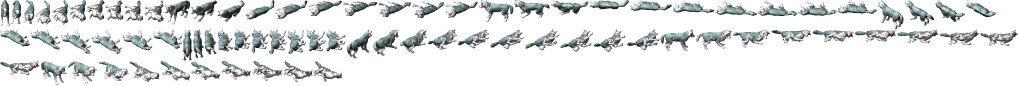
#> input picture godot/assets/combat_v4/source_vl/ani011_die.webp, 2038 x 171 px (shown at 1/2 size)
$ python prepare_g3_source_review.py --source ../../godot/assets/combat_v4/source_vl/ani011_die.webp --motif-width 100 --out out.png
#> lines starting #> are read from the running program, lines starting #| are printed output that depends on the picture; after the words box and inside, x2 and y2 are one past the last pixel; in counts of white or black regions, pixels touching at a corner belong together
#!/usr/bin/env python3
"""Cheap Art-First V4 G3 review of REAL sprite sources, never a Godot proof.

No new artwork is synthesized. This contact sheet shows each supplied alpha
master at an explicit on-screen silhouette width against light/dark backgrounds.
It neither scores art nor authorizes G3/G3.5; a human decides source quality.
"""
from __future__ import annotations

import argparse
import hashlib
import json
from pathlib import Path

from PIL import Image, ImageDraw, ImageFont

DARK = (25, 32, 44, 255)
LIGHT = (214, 203, 185, 255)


def inspect(path: Path) -> tuple[Image.Image, dict]:
    if not path.is_file():
        raise ValueError(f"missing original source: {path}")
    raw = path.read_bytes()
    with Image.open(path) as f:
#> f is the input picture: PIL image 2038x171 RGBA; mean R, G, B, A 30.9, 32.9, 33.2, 58
        if f.format not in ("PNG", "WEBP"):
            raise ValueError(f"expected PNG or WebP original: {path}")
        im = f.convert("RGBA")
    alpha = im.getchannel("A")
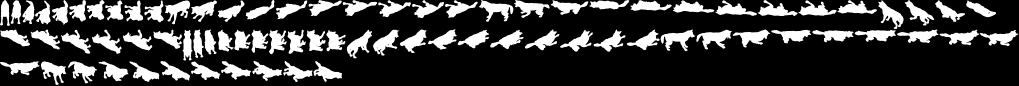
#> alpha: PIL image 2038x171 L (shown at 1/2 size); min 0, max 255, mean 58
    lo, hi = alpha.getextrema()
#> lo = 0; hi = 255
    if lo != 0 or hi == 0:
        raise ValueError(f"not meaningful transparent RGBA: {path}")
    # Ignore almost invisible bloom pixels when estimating motif size.
    visible = alpha.point(lambda v: 255 if v >= 24 else 0)
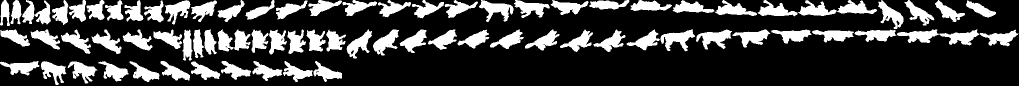
#> visible: PIL image 2038x171 L (shown at 1/2 size); 24.5% white; 80 white regions, largest, box (x1, y1, x2, y2) and area: (1321, 59, 1390, 103) 1450, (1392, 59, 1464, 99) 1439, (958, 0, 1027, 44) 1423
    bounds = visible.getbbox() or alpha.getbbox()
#> bounds = (0, 0, 2037, 170)
    if bounds is None:
        raise ValueError(f"empty source: {path}")
    return im, {
        "source": str(path),
        "sha256": hashlib.sha256(raw).hexdigest(),
        "source_px": [im.width, im.height],
        "visible_alpha_bbox": list(bounds),
        "alpha_range": [lo, hi],
    }


def produce(sources: list[Path], on_screen_width: int, out: Path, manifest: Path) -> None:
    if not 24 <= on_screen_width <= 300:
        raise ValueError("--motif-width must be 24..300 screen pixels")
    checked = [inspect(p) for p in sources]
#> checked = 1 item
    cell_w, cell_h = 380, 285
    sheet = Image.new("RGB", (cell_w * 2, cell_h * len(checked) + 42), (18, 21, 28))
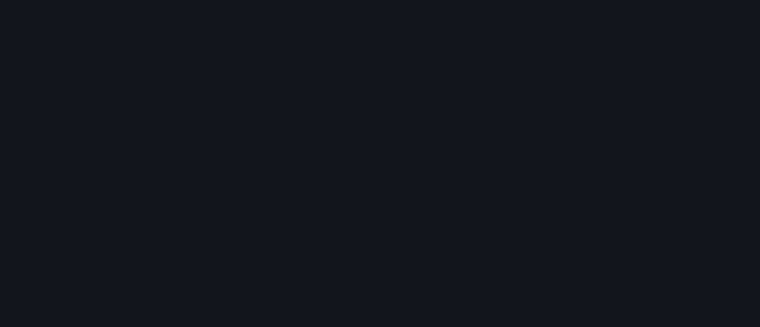
#> sheet: PIL image 760x327 RGB; mean R, G, B 18, 21, 28
    d = ImageDraw.Draw(sheet)
    font = ImageFont.load_default()
    d.text((12, 10), "G3 SOURCE SCALE REVIEW -- NOT GODOT / NOT ART APPROVAL",
           fill="white", font=font)
    entries = []
    for n, (source, meta) in enumerate(checked):
        l, t, r, b = meta["visible_alpha_bbox"]
        factor = on_screen_width / max(1, r - l)
        target_w = max(1, round(source.width * factor))
        target_h = max(1, round(source.height * factor))
        if target_w > cell_w - 20 or target_h > cell_h - 45:
            raise ValueError(f"{sources[n].name} exceeds preview; reduce --motif-width")
        preview = source.resize((target_w, target_h), Image.Resampling.LANCZOS)
        for col, bg in enumerate((DARK, LIGHT)):
            x, y = col * cell_w, 42 + n * cell_h
            panel = Image.new("RGBA", (cell_w, cell_h), bg)
            px = (cell_w - target_w) // 2
            py = 22 + (cell_h - 32 - target_h) // 2
            panel.alpha_composite(preview, (px, py))
            label = f"{sources[n].name} / {'dark' if col == 0 else 'light'} / motif {on_screen_width}px"
            ImageDraw.Draw(panel).text((8, 8), label[:58],
                fill="white" if col == 0 else "black", font=font)
            sheet.paste(panel.convert("RGB"), (x, y))
        entries.append({**meta, "display_factor": factor,
                        "preview_image_px": [target_w, target_h]})
#> this loop made 1 pass
#> (l, t, r, b, factor, target_w, target_h) on pass 1: (0, 0, 2037, 170, 0.0491, 100, 8)
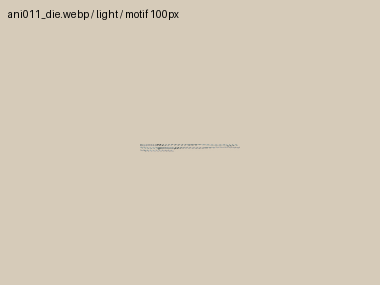
#> panel: PIL image 380x285 RGBA; mean R, G, B, A 213.1, 202.2, 184.3, 255
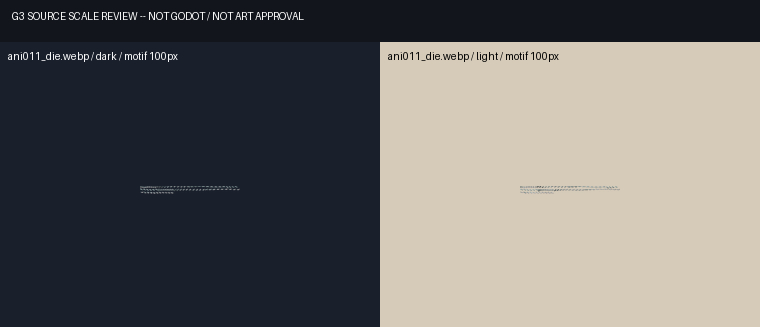
#> sheet: PIL image 760x327 RGB; mean R, G, B 107.1, 105.8, 104.1
#> after the loop, entries = 1 item
    out.parent.mkdir(parents=True, exist_ok=True)
    manifest.parent.mkdir(parents=True, exist_ok=True)
    sheet.save(out, format="PNG", optimize=True)
    payload = {
        "type": "G3_SOURCE_ONLY_NO_GODOT_NO_ART_APPROVAL",
        "motif_width_px_at_intended_1x": on_screen_width,
        "warning": "Preview scale MUST match intended Godot scale. Human reviews art/motion.",
        "sources": entries,
    }
    manifest.write_text(json.dumps(payload, indent=2, ensure_ascii=False) + "\n",
                        encoding="utf-8")
    print(f"G3_SOURCE_PREVIEW_CREATED {out} sources={len(entries)} ART=MANUAL_PENDING")
#| G3_SOURCE_PREVIEW_CREATED out.png sources=1 ART=MANUAL_PENDING


def main() -> None:
    p = argparse.ArgumentParser(description=__doc__)
    p.add_argument("--source", action="append", type=Path, required=True,
                   help="Original transparent PNG/WebP; repeat per pose")
    p.add_argument("--motif-width", type=int, required=True,
                   help="Readable motif width at intended 1x game size")
    p.add_argument("--out", type=Path, required=True,
                   help="Source-only dark/light contact sheet PNG")
    p.add_argument("--manifest", type=Path,
                   help="Source/provenance JSON; default beside output")
    args = p.parse_args()
    produce(args.source, args.motif_width,
            args.out, args.manifest or args.out.with_suffix(".json"))


if __name__ == "__main__":
    main()

$ run again, on godot/assets/combat_v4/source_vl/ani011_wlk.webp
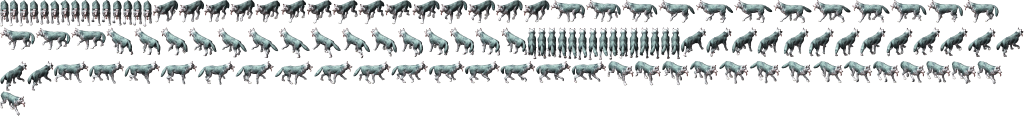
#> input picture godot/assets/combat_v4/source_vl/ani011_wlk.webp, 2048 x 231 px (shown at 1/2 size)
#> in inspect, f is the input picture: PIL image 2048x231 RGBA; mean R, G, B, A 32.2, 34.8, 35, 69
#> lo = 0; hi = 255
#> in inspect, `visible = alpha.point(lambda v: 255 if v >= 24 else 0)`:
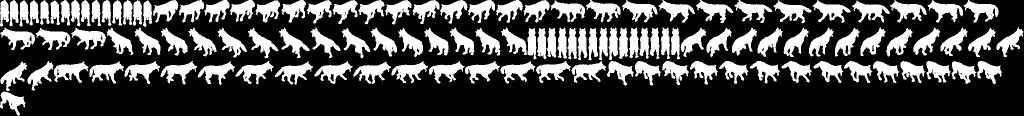
#> visible: PIL image 2048x231 L (shown at 1/2 size); 29.3% white; 120 white regions, largest, box (x1, y1, x2, y2) and area: (550, 123, 626, 170) 1500, (1625, 0, 1701, 46) 1494, (108, 123, 177, 166) 1493
#> bounds = (0, 0, 2047, 231)
#> checked = 1 item
#> the loop in produce, `for n, (source, meta) in enumerate(checked):` made 1 pass
#> (l, t, r, b, factor, target_w, target_h) on pass 1: (0, 0, 2047, 231, 0.0489, 100, 11)
#> after the loop in produce, `for n, (source, meta) in enumerate(checked):`:
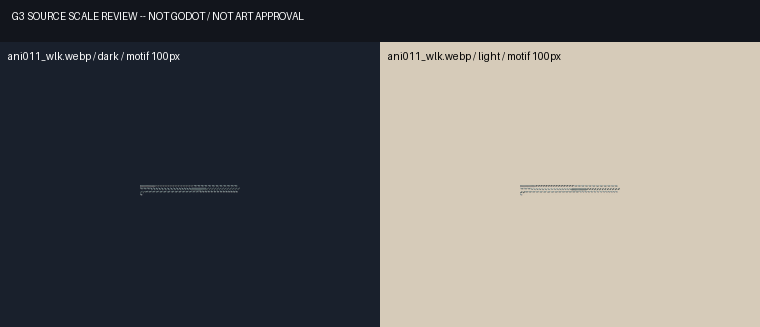
#> sheet: PIL image 760x327 RGB; mean R, G, B 107.1, 105.8, 104
#| G3_SOURCE_PREVIEW_CREATED out.png sources=1 ART=MANUAL_PENDING
